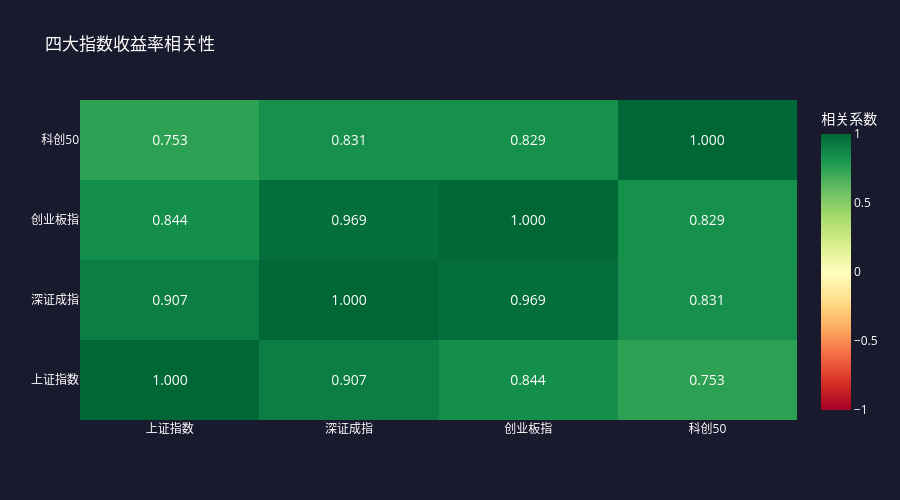

This figure's notebook cell:
### Code cell
fig_corr = ce.plot_multi_index_comparison(data_dict=named_data, chart_type='correlation', title='四大指数收益率相关性')
if fig_corr:
    fig_corr.update_layout(paper_bgcolor='#1a1a2e', plot_bgcolor='#1a1a2e', font=dict(color='white'))
    fig_corr.show()

### Figure 1 — Plotly figure (JSON) as saved in the notebook; plotly's stock layout.template omitted (floating-point values rounded to 4 significant figures)
{"data": [{"colorbar": {"title": {"text": "相关系数"}}, "colorscale": [[0, "rgb(165,0,38)"], [0.1, "rgb(215,48,39)"], [0.2, "rgb(244,109,67)"], [0.3, "rgb(253,174,97)"], [0.4, "rgb(254,224,139)"], [0.5, "rgb(255,255,191)"], [0.6, "rgb(217,239,139)"], [0.7, "rgb(166,217,106)"], [0.8, "rgb(102,189,99)"], [0.9, "rgb(26,152,80)"], [1, "rgb(0,104,55)"]], "text": [["1.000", "0.907", "0.844", "0.753"], ["0.907", "1.000", "0.969", "0.831"], ["0.844", "0.969", "1.000", "0.829"], ["0.753", "0.831", "0.829", "1.000"]], "textfont": {"size": 14}, "texttemplate": "%{text}", "type": "heatmap", "x": ["上证指数", "深证成指", "创业板指", "科创50"], "y": ["上证指数", "深证成指", "创业板指", "科创50"], "z": [[1, 0.9067, 0.8436, 0.7529], [0.9067, 1, 0.9695, 0.8315], [0.8436, 0.9695, 1, 0.8295], [0.7529, 0.8315, 0.8295, 1]], "zmax": 1, "zmid": 0, "zmin": -1}], "layout": {"font": {"color": "white"}, "height": 500, "paper_bgcolor": "#1a1a2e", "plot_bgcolor": "#1a1a2e", "title": {"text": "四大指数收益率相关性"}}}
